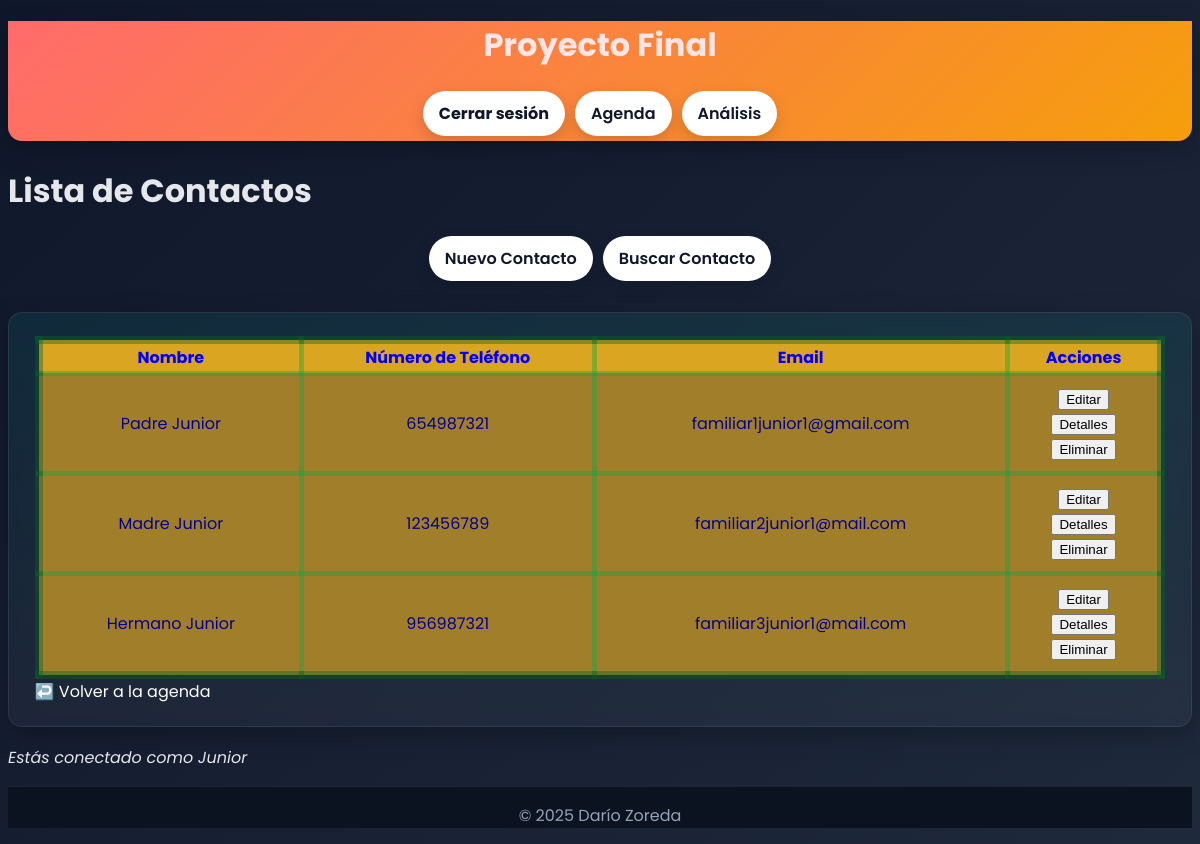
Page /agenda/lista (signed in) on the committed database.
### app/agenda/models.py (models this page shows, shortened)
class Contact(db.Model):
    __tablename__ = 'contactos'
    id: so.Mapped[int] = so.mapped_column(primary_key=True)
    user_id: so.Mapped[int] = so.mapped_column(sa.ForeignKey(User.id))
    email: so.Mapped[str] = so.mapped_column(sa.String(64), index=True)
    nombre: so.Mapped[str] = so.mapped_column(sa.String(64), index=True)
    telefono: so.Mapped[int] = so.mapped_column(sa.String(9), index=True)

### app/models.py (models this page shows, shortened)
class User(db.Model, UserMixin):
    __tablename__ = 'usuarios'
    id: so.Mapped[int] = so.mapped_column(primary_key=True)
    email: so.Mapped[str] = so.mapped_column(sa.String(64), index=True, unique=True)
    nombre: so.Mapped[str] = so.mapped_column(sa.String(64), index=True, unique=False)
    apellidos: so.Mapped[str] = so.mapped_column(sa.String(64), index=True, unique=False)
    telefono: so.Mapped[int] = so.mapped_column(sa.Integer(), index=True, unique=False)
    edad: so.Mapped[int] = so.mapped_column(sa.Integer(), index=True, unique=False)
    hash_contraseña: so.Mapped[str] = so.mapped_column(sa.String(256))

### app/agenda/routes.py (the view)
@login_required
@agenda_bp.route('/agenda/lista', methods=['GET', 'POST'])
def lista_contactos():
    if not current_user.is_authenticated:
        return current_app.login_manager.unauthorized()
    user_id = current_user.id
    user = User()
    if user_id == 1:
        contactos = Contact.query.all()
    else:
        contactos = Contact.query.filter(Contact.user_id == user_id).all()
    return render_template('agenda/lista.html', contactos=contactos, user_id=user_id, user=user)

### app/models.py (called while the page is built)
@acceso.user_loader
def load_user(user_id: str):
    try:
        return db.session.get(User, int(user_id))
    except Exception:
        return None

### app/templates/agenda/lista.html (shortened to what this page needs)
{% extends "base.html" %}
{% block content %}
        <h1>Lista de Contactos</h1>
        <nav>
            <a href="{{ url_for('agenda.crear') }}">Nuevo Contacto</a>
            <a href="{{ url_for('agenda.buscar') }}">Buscar Contacto</a>
        </nav>
    <div class="bloque_contenido">
        <table class="agenda">
            <thead>
                <tr>
                    <th>Nombre</th>
                    <th>Número de Teléfono</th>
                    <th>Email</th>
                    <th>Acciones</th>
                </tr>
            </thead>
            <tbody>
                {% for c in contactos %}
                <tr>
                    <td>{{ c.nombre }}</td>
                    <td>{{ c.telefono }}</td>
                    <td>{{ c.email }}</td>
                    <td>
                        <a href="{{ url_for('agenda.editar', contact_id=c.id) }}"><button>Editar</button></a><br>
                        <a href="{{ url_for('agenda.detalle', contact_id=c.id) }}"><button>Detalles</button></a><br>
                        <a href="{{ url_for('agenda.borrar', contact_id=c.id) }}"><button>Eliminar</button></a><br>
                    </td>
                </tr>
                {% endfor %}
            </tbody>
        </table>
        <a href="{{ url_for('agenda.index') }}">↩️ Volver a la agenda</a>
    </div>
{% endblock %}

### app/templates/base.html (shortened to what this page needs)
<!DOCTYPE html>
<html lang="es">
<head>
    <link rel="stylesheet" href="{{ url_for('static', filename='css/styles.css') }}">
</head>
<body>
    <header>
        <h1><a href="{{ url_for('inicio') }}"> Proyecto Final </a></h1>
        <nav>
            {% if current_user.is_anonymous %}
            <a href="{{ url_for('usuarios.login') }}"><b>Acceder</b></a>
            {% else %}
            <a href="{{ url_for('usuarios.logout') }}"><b>Cerrar sesión</b></a>
            {% endif %}
            <a href="{{ url_for('agenda.index') }}">Agenda</a>
            <a href="{{ url_for('analisis.index') }}">Análisis</a>
        </nav>
    </header>
    <main>
        {% block content %}
        {% endblock %}
    {% if current_user.is_authenticated %}
    <p><em>Estás conectado como {{ current_user.nombre }}</em></p>
    {% endif %}
    </main>
    <footer>
        <p>&copy; 2025 Darío Zoreda</p>
    </footer>
</body>
</html>

### app/static/css/styles.css (style rules this page uses)
:root { --bg: #0f172a; --bg-grad-1: #0f172a; --bg-grad-2: #1e293b; --card: #0ea5a5; --card-soft: rgba(14, 165, 165, 0.12); --primary: #ff6b6b; --primary-700: #e85a5a; --primary-800: #d94d4d; --accent: #22c55e; --text: #e5e7eb; --muted: #94a3b8; --shadow: 0 8px 24px rgba(0,0,0,0.25); --radius: 14px; --radius-sm: 10px; --transition: 220ms ease; }
body { font-family: 'Poppins', Arial, sans-serif; color: var(--text); background: linear-gradient(135deg, var(--bg-grad-1), var(--bg-grad-2)); }
main { background: transparent; }
header { background: linear-gradient(135deg, var(--primary), #f59e0b); color: #fff; box-shadow: var(--shadow); border-bottom-left-radius: var(--radius); border-bottom-right-radius: var(--radius); text-align: center; }
header a { text-decoration: none; color: #ffe4e6; }
nav { margin: 20px 0 26px; display: flex; gap: 10px; flex-wrap: wrap; justify-content: center; align-items: center; padding-bottom: 5px; }
nav a { color: #0f172a; background: #fff; border-radius: 999px; padding: 10px 16px; text-decoration: none; font-weight: 600; transition: transform var(--transition), background var(--transition), color var(--transition), box-shadow var(--transition); box-shadow: 0 6px 16px rgba(0,0,0,0.15); }
.bloque_contenido { background: linear-gradient(180deg, var(--card-soft), rgba(255,255,255,0.04)); border: 1px solid rgba(255,255,255,0.08); border-radius: var(--radius); box-shadow: var(--shadow); padding: 1.4em 1.6em; margin: 10px 0 18px; backdrop-filter: blur(6px); -webkit-backdrop-filter: blur(6px); transition: transform var(--transition), box-shadow var(--transition), border-color var(--transition); }
.bloque_contenido a { color: #fff; text-decoration: none; border-bottom: 2px solid transparent; transition: color var(--transition), border-color var(--transition); }
footer { background: #0b1220; color: var(--muted); border-top: 1px solid rgba(255,255,255,0.08); text-align: center; }
.usuarios th, td { padding: 10px; text-align: center; border: 1px solid #000; background-color: teal; }
.agenda th { background-color: goldenrod; color: blue; border: 5px solid #0da74067; }
.agenda td { background-color: rgb(161, 127, 42); color: rgb(2, 2, 142); border: 5px solid #0da74067; padding: 10px; text-align: center; }
.agenda { border-collapse: collapse; width: 100%; border: 8px solid #09632767; }

### rows in the picture
Contact: nombre "Padre Junior", telefono "654987321", email "familiar1junior1@gmail.com"
Contact: nombre "Madre Junior", telefono "123456789", email "familiar2junior1@mail.com"
Contact: nombre "Hermano Junior", telefono "956987321", email "familiar3junior1@mail.com"
User: nombre "Junior"
